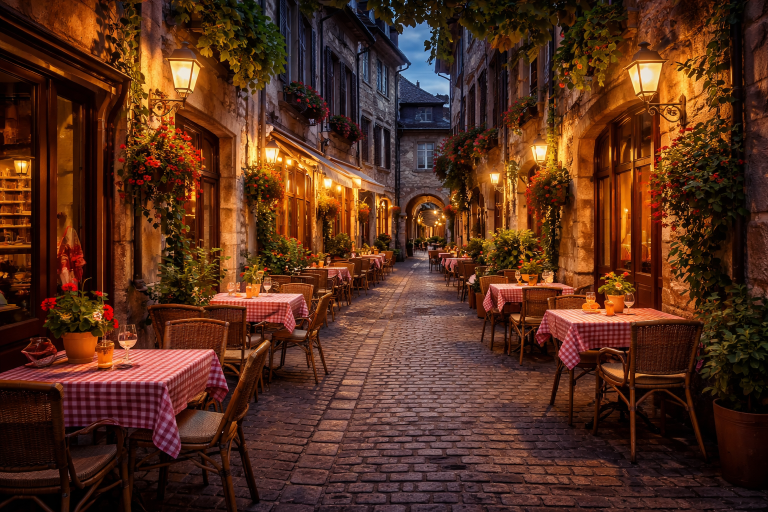
#> input picture PCDMinggu6Tugas/citra_asli.jpg, 1536 x 1024 px (shown at 1/2 size)
$ python Restorasi_Citra.py
#> lines starting #> are read from the running program, lines starting #| are printed output that depends on the picture; long printed decimals are rounded
import cv2
import numpy as np
import matplotlib.pyplot as plt
from scipy.signal import convolve2d
from skimage.metrics import peak_signal_noise_ratio as psnr
from skimage.metrics import mean_squared_error as mse
from skimage.metrics import structural_similarity as ssim
import time
import os

# =========================
# 1. Load Citra
# =========================
img = cv2.imread('citra_asli.jpg', 0)
#> img: shape (1024, 1536); min 0, max 252, mean 55.9
img = cv2.resize(img, (256, 256))
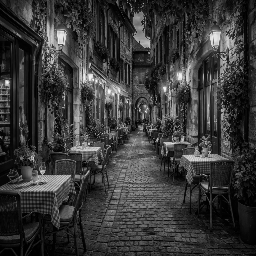
#> img: shape (256, 256); min 0, max 249, mean 56.1
img = img.astype(np.float32)

os.makedirs("hasil", exist_ok=True)

# =========================
# 2. PSF Motion Blur
# =========================
def motion_psf(length, angle):
    psf = np.zeros((length, length))
    center = length // 2
    psf[center, :] = 1

    M = cv2.getRotationMatrix2D((center, center), angle, 1)
    psf = cv2.warpAffine(psf, M, (length, length))
    psf = psf / np.sum(psf)
    return psf

psf = motion_psf(15, 30)

# =========================
# 3. Degradasi
# =========================

# Motion Blur
blur = convolve2d(img, psf, 'same')

# Gaussian Noise + Blur
gauss_noise = np.random.normal(0, 20, img.shape)
gauss_blur = blur + gauss_noise
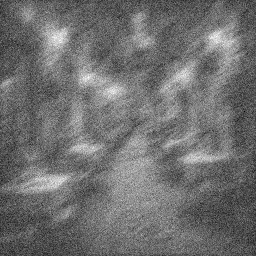
#> gauss_blur: shape (256, 256) float64; min -84.06, max 234.1, mean 55.4; drawn with min black and max white

# Salt & Pepper + Blur
sp_blur = blur.copy()
prob = 0.05
rand = np.random.rand(*img.shape)
sp_blur[rand < prob/2] = 0
sp_blur[rand > 1 - prob/2] = 255

# =========================
# 4. Metode Restorasi
# =========================

def inverse_filter(img, psf):
    eps = 1e-3
    IMG = np.fft.fft2(img)
    PSF = np.fft.fft2(psf, s=img.shape)
    result = np.fft.ifft2(IMG / (PSF + eps))
    return np.abs(result)

def wiener_filter(img, psf, K=0.01):
    IMG = np.fft.fft2(img)
    PSF = np.fft.fft2(psf, s=img.shape)
    PSF_conj = np.conj(PSF)
    result = np.fft.ifft2((PSF_conj / (np.abs(PSF)**2 + K)) * IMG)
    return np.abs(result)

def lucy_richardson(img, psf, iterations=10):
    estimate = np.full(img.shape, 0.5)
    psf_mirror = psf[::-1, ::-1]

    for i in range(iterations):
        conv = convolve2d(estimate, psf, 'same')
        relative_blur = img / (conv + 1e-5)
        estimate *= convolve2d(relative_blur, psf_mirror, 'same')

    return estimate

# =========================
# 5. Evaluasi
# =========================
def evaluate(original, restored):
    # pastikan nilai 0–255
    original = np.clip(original, 0, 255)
    restored = np.clip(restored, 0, 255)

    # ubah ke float64 biar aman
    original = original.astype(np.float64)
    restored = restored.astype(np.float64)

    return (
        mse(original, restored),
        psnr(original, restored, data_range=255),
        ssim(original, restored, data_range=255)
    )

# =========================
# 6. Restorasi + Waktu
# =========================
start = time.time()

# Motion blur
inv_blur = inverse_filter(blur, psf)
wie_blur = wiener_filter(blur, psf)
lucy_blur = lucy_richardson(blur, psf)
#> after the loop in lucy_richardson, `for i in range(iterations):`:
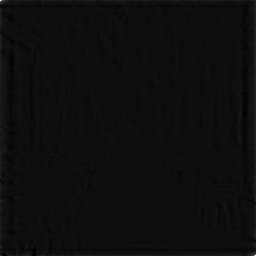
#> relative_blur: shape (256, 256) float64; min 0.464, max 9.86, mean 1.01; drawn with min black and max white

# Gaussian + blur
inv_g = inverse_filter(gauss_blur, psf)
wie_g = wiener_filter(gauss_blur, psf)
lucy_g = lucy_richardson(gauss_blur, psf)
#> call 2 of lucy_richardson, with psf = array of shape (15, 15), iterations = 10
#> after the loop in lucy_richardson (call 2), `for i in range(iterations):`:
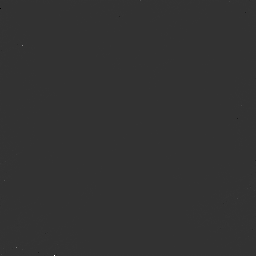
#> relative_blur: shape (256, 256) float64; min -1638.6, max 6564.3, mean 1.1; drawn with min black and max white

# Salt pepper + blur
inv_sp = inverse_filter(sp_blur, psf)
wie_sp = wiener_filter(sp_blur, psf)
lucy_sp = lucy_richardson(sp_blur, psf)
#> call 3 of lucy_richardson, with psf = array of shape (15, 15), iterations = 10
#> after the loop in lucy_richardson (call 3), `for i in range(iterations):`:
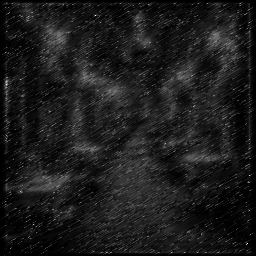
#> estimate: shape (256, 256) float64; min 3.36e-06, max 527.5, mean 59.2; drawn with min black and max white

end = time.time()

print("Waktu komputasi:", end - start)

# =========================
# 7. Evaluasi Output
# =========================
print("\n=== MOTION BLUR ===")
print("Inverse:", evaluate(img, inv_blur))
#| Inverse: (31679.670, 3.123, -0.0003506)
print("Wiener:", evaluate(img, wie_blur))
#| Wiener: (1875.797, 15.399, 0.07434)
print("Lucy:", evaluate(img, lucy_blur))
#| Lucy: (566.120, 20.602, 0.4737)

print("\n=== GAUSSIAN + BLUR ===")
print("Inverse:", evaluate(img, inv_g))
#| Inverse: (39965.371, 2.114, 0.0168)
print("Wiener:", evaluate(img, wie_g))
#| Wiener: (4886.406, 11.241, 0.01346)
print("Lucy:", evaluate(img, lucy_g))
#| Lucy: (1164.660, 17.469, 0.2896)

print("\n=== SALT PEPPER + BLUR ===")
print("Inverse:", evaluate(img, inv_sp))
#| Inverse: (40487.034, 2.058, 0.01932)
print("Wiener:", evaluate(img, wie_sp))
#| Wiener: (8969.099, 8.603, 0.008542)
print("Lucy:", evaluate(img, lucy_sp))
#> in evaluate (call 9), `restored = np.clip(restored, 0, 255)`:
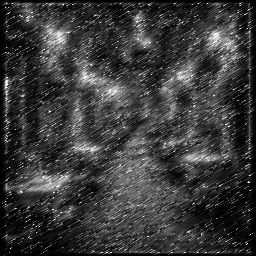
#> restored: shape (256, 256) float64; min 3.36e-06, max 255, mean 59.1
#| Lucy: (1344.080, 16.847, 0.248)

# =========================
# 8. Simpan Gambar
# =========================
def save_image(name, image):
    image = np.clip(image, 0, 255)
    cv2.imwrite(f"hasil/{name}.jpg", image.astype(np.uint8))

save_image("asli", img)
save_image("motion_blur", blur)
save_image("gaussian_blur", gauss_blur)
#> call 3 of save_image, with name = 'gaussian_blur'
#> in save_image (call 3), `image = np.clip(image, 0, 255)`:
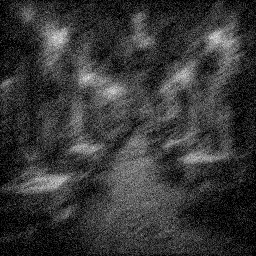
#> image: shape (256, 256) float64; min 0, max 234.1, mean 56
save_image("sp_blur", sp_blur)

save_image("inv_gaussian", inv_g)
save_image("wiener_gaussian", wie_g)
save_image("lucy_gaussian", lucy_g)

# =========================
# 9. Tampilkan Gambar
# =========================
plt.figure(figsize=(12,8))

plt.subplot(2,3,1)
plt.imshow(img, cmap='gray')
plt.title("Citra Asli")

plt.subplot(2,3,2)
plt.imshow(blur, cmap='gray')
plt.title("Motion Blur")

plt.subplot(2,3,3)
plt.imshow(gauss_blur, cmap='gray')
plt.title("Gaussian + Blur")

plt.subplot(2,3,4)
plt.imshow(inv_g, cmap='gray')
plt.title("Inverse")

plt.subplot(2,3,5)
plt.imshow(wie_g, cmap='gray')
plt.title("Wiener")

plt.subplot(2,3,6)
plt.imshow(lucy_g, cmap='gray')
plt.title("Lucy")

plt.tight_layout()
plt.show()
